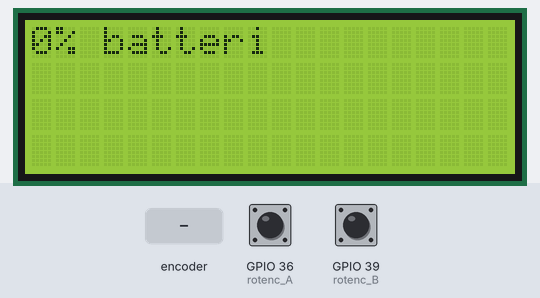
A program run on a simulated ESP32 board running MicroPython. On the bench: 20×4 character LCD. The test bench sets the inputs (shaded band); at power-on: GPIO 36 (rotenc_A) HIGH, GPIO 39 (rotenc_B) HIGH. The interpreter's speed is modelled, so counts of loop turns are approximate; what the program prints to the serial console is not drawn.

Above: at 2.6 s.
2.7 s: rotary encoder on GPIO 36 (rotenc_A) / GPIO 39 (rotenc_B) turned 2 steps (second pin leading)
6.1 s: rotary encoder on GPIO 36 (rotenc_A) / GPIO 39 (rotenc_B) turned 1 step (first pin leading)
At 8.6 s:
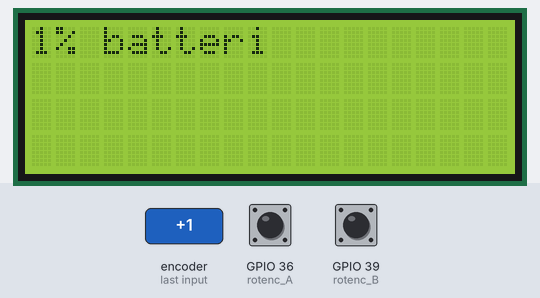
9.3 s: rotary encoder on GPIO 36 (rotenc_A) / GPIO 39 (rotenc_B) turned 2 steps (second pin leading)
Timing chart, 0 to 12.3 s (numbered marks = the images above; inputs shaded):
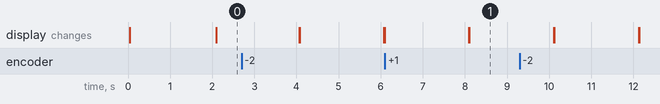

Measured:
- after the input at 6.1 s, the display: first differs from a run without the input after 2.0 s (image 1)

The program:

Krav_2.py
```python
"""
Upload følgende to moduler til lib mappen på ESP32:
https://github.com/KEA-IT-TEKNOLOG/ittek/blob/main/lib/lcd_api.py
https://github.com/KEA-IT-TEKNOLOG/ittek/blob/main/lib/gpio_lcd.py

Betragt kodeeksemplet med LCD https://github.com/KEA-IT-TEKNOLOG/ittek/blob/main/examples/lcd.py

Betragt kodeeksemplet med batteri demo
https://github.com/KEA-IT-TEKNOLOG/ittek/blob/main/examples/batt_demo_using_pot.py

Prøv at lave en ny fil og brug delene fra de to ove
"""

from machine import Pin, PWM
from gpio_lcd import GpioLcd
from time import ticks_ms, ticks_diff

# CONFIGURATION
# Rotary encoder pins, actual A or B depends the rotary encoder hardware. If backwards swap the pin numpers
pin_enc_a = 36
pin_enc_b = 39

# OBJECTS
rotenc_A = Pin(pin_enc_a, Pin.IN, Pin.PULL_UP)
rotenc_B = Pin(pin_enc_b, Pin.IN, Pin.PULL_UP)
lcd = GpioLcd(rs_pin=Pin(27), enable_pin=Pin(25), d4_pin=Pin(33), d5_pin=Pin(32), d6_pin=Pin(21), d7_pin=Pin(22), num_lines=4, num_columns=20)


# VARIABLES and CONSTANTS
enc_state = 0                          # Encoder state control variable

counter = 0                            # A counter that is incremented/decremented vs rotation

CW = 1                                 # Constant clock wise rotation
CCW = -1                               # Constant counter clock wise rotation

ticker=ticks_ms()

# FUNCTIONS
# Rotary encoder truth table, which one to use depends the actual rotary encoder hardware


def re_full_step():
    global enc_state

    encTableFullStep = [
        [0x00, 0x02, 0x04, 0x00],
        [0x03, 0x00, 0x01, 0x10],
        [0x03, 0x02, 0x00, 0x00],
        [0x03, 0x02, 0x01, 0x00],
        [0x06, 0x00, 0x04, 0x00],
        [0x06, 0x05, 0x00, 0x20],
        [0x06, 0x05, 0x04, 0x00]]

    enc_state = encTableFullStep[enc_state & 0x0F][(rotenc_B.value() << 1) | rotenc_A.value()]

    # -1: Left/CCW, 0: No rotation, 1: Right/CW
    result = enc_state & 0x30
    if (result == 0x10):
        return CW
    elif (result == 0x20):
        return CCW
    else:
        return 0

# PROGRAM
print("Rotary encoder test program\n")

while True:
    # Read the rotary encoder
    res = re_full_step()               # or: re_half_step()

    # Direction and counter
    counter += res
    if res == CW:
        if counter>99:
            counter=100
    elif res == CCW:
        if counter<1:
            counter=0
    if ticks_diff(ticks_ms(),ticker)>2000:
        lcd.clear()
        lcd.move_to(0,0)
        lcd.putstr(f"{counter}% batteri")
        ticker=ticks_ms()
```
